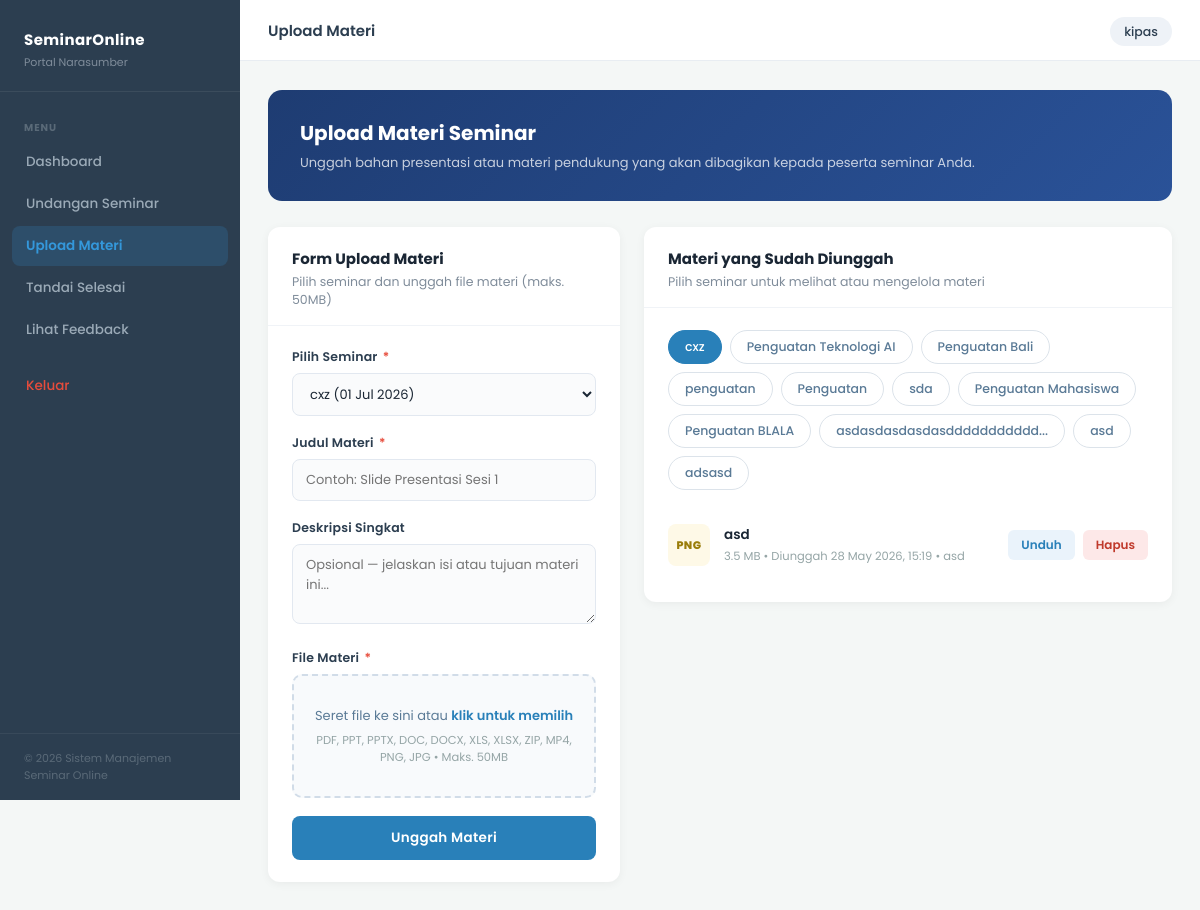
The page /upload_materi.php (signed in) on the database its author committed.
### tables this page shows
CREATE TABLE `seminar` (
  `seminar_id` int(11) NOT NULL,
  `kontrak_id` int(11) DEFAULT NULL,
  `eo_id` int(11) NOT NULL,
  `narasumber_id` int(11) NOT NULL,
  `judul_seminar` varchar(200) NOT NULL,
  `deskripsi` text DEFAULT NULL,
  `kategori` varchar(100) DEFAULT NULL,
  `kuota` int(11) DEFAULT NULL,
  `biaya` decimal(10,2) DEFAULT NULL,
  `metode` enum('online','offline') DEFAULT 'online',
  `jam_mulai` time NOT NULL,
  `jam_selesai` time NOT NULL,
  `platform` varchar(200) NOT NULL,
  `gambar` mediumblob NOT NULL,
  `link_meeting` varchar(255) DEFAULT NULL,
  `status` enum('draft','aktif','selesai') DEFAULT 'draft',
  `undangan_status` enum('menunggu','diterima','ditolak') NOT NULL DEFAULT 'menunggu',
  `alasan_tolak` text DEFAULT NULL,
  `created_at` timestamp NOT NULL DEFAULT current_timestamp(),
  `tanggal` varchar(20) NOT NULL
);

CREATE TABLE `materi` (
  `materi_id` int(11) NOT NULL,
  `seminar_id` int(11) NOT NULL,
  `narasumber_id` int(11) NOT NULL,
  `judul_materi` varchar(200) DEFAULT NULL,
  `deskripsi` text DEFAULT NULL,
  `file_materi` varchar(255) DEFAULT NULL,
  `tipe_file` varchar(50) DEFAULT NULL,
  `ukuran_file` varchar(50) DEFAULT NULL,
  `upload_at` timestamp NOT NULL DEFAULT current_timestamp()
);

### upload_materi.php (the view, shortened to what this page needs)
<?php
include "config.php";
$narasumber_id = $_SESSION['id'];
$seminar_list_q = mysqli_query(
    $conn,
    "SELECT seminar_id, judul_seminar, tanggal, status FROM seminar
     WHERE narasumber_id=$narasumber_id AND undangan_status='diterima'
     ORDER BY tanggal DESC"
);
$seminar_list = [];
while ($r = mysqli_fetch_assoc($seminar_list_q)) {
    $seminar_list[] = $r;
}
$filter_seminar = isset($_GET['seminar_id']) ? (int) $_GET['seminar_id'] : ($seminar_list[0]['seminar_id'] ?? 0);
$materi_list = [];
if ($filter_seminar) {
    $materi_q = mysqli_query(
        $conn,
        "SELECT m.*, s.judul_seminar FROM materi m
         JOIN seminar s ON m.seminar_id = s.seminar_id
         WHERE m.seminar_id=$filter_seminar AND m.narasumber_id=$narasumber_id
         ORDER BY m.upload_at DESC"
    );
    while ($r = mysqli_fetch_assoc($materi_q)) {
        $materi_list[] = $r;
    }
}
function formatBytes($bytes)
{
    if ($bytes >= 1048576)
        return round($bytes / 1048576, 1) . ' MB';
    return $bytes . ' B';
}
?>
<!DOCTYPE html>
<html lang="id">
<head>
</head>
<body>
    <nav class="sidebar" id="sidebar">
        <div class="sidebar-brand">
            <h3>SeminarOnline</h3>
            <p>Portal Narasumber</p>
        </div>
        <div class="sidebar-nav">
            <span class="nav-label">Menu</span>
            <a href="dashboardnarasumber.php">Dashboard</a>
            <a href="undangan_seminar.php">Undangan Seminar</a>
            <a href="upload_materi.php" class="active">Upload Materi</a>
            <a href="seminar_selesai.php">Tandai Selesai</a>
            <a href="#">Lihat Feedback</a>
            <a href="logout.php" class="logout">Keluar</a>
        </div>
        <div class="sidebar-footer">&copy; 2026 Sistem Manajemen Seminar Online</div>
    </nav>
    <div class="topbar" id="topbar">
        <div class="topbar-left">
            <span class="topbar-title">Upload Materi</span>
        </div>
        <div>
            <span class="user-chip"><?= htmlspecialchars($_SESSION['nama'] ?? 'Narasumber') ?></span>
        </div>
    </div>
    <div class="main" id="main">
        <div class="content">
            <div class="page-header">
                <h2>Upload Materi Seminar</h2>
                <p>Unggah bahan presentasi atau materi pendukung yang akan dibagikan kepada peserta seminar Anda.</p>
            </div>
            <div class="two-col">
                <div class="card">
                    <div class="card-header">
                        <h3>Form Upload Materi</h3>
                        <p>Pilih seminar dan unggah file materi (maks. 50MB)</p>
                    </div>
                    <div class="card-body">
                        <?php if (empty($seminar_list)): ?>
                            <p style="font-size:13px; color:#95a5a6; text-align:center; padding:20px 0">
                                Anda belum memiliki seminar yang telah diterima.
                            </p>
                        <?php else: ?>
                            <form method="POST" enctype="multipart/form-data" action="upload_materi.php">
                                <div class="form-group">
                                    <label>Pilih Seminar <span>*</span></label>
                                    <select name="seminar_id" class="form-control" required>
                                        <?php foreach ($seminar_list as $sl): ?>
                                            <option value="<?= $sl['seminar_id'] ?>" <?= ($sl['seminar_id'] == $filter_seminar) ? 'selected' : '' ?>>
                                                <?= htmlspecialchars($sl['judul_seminar']) ?>
                                                (<?= $sl['tanggal'] ? date('d M Y', strtotime($sl['tanggal'])) : 'Tanggal TBD' ?>)
                                            </option>
                                        <?php endforeach; ?>
                                    </select>
                                </div>
                                <div class="form-group">
                                    <label>Judul Materi <span>*</span></label>
                                    <input type="text" name="judul_materi" class="form-control"
                                        placeholder="Contoh: Slide Presentasi Sesi 1" required maxlength="200">
                                </div>
                                <div class="form-group">
                                    <label>Deskripsi Singkat</label>
                                    <textarea name="deskripsi_materi" class="form-control"
                                        placeholder="Opsional — jelaskan isi atau tujuan materi ini..."></textarea>
                                </div>
                                <div class="form-group">
                                    <label>File Materi <span>*</span></label>
                                    <div class="drop-zone" id="dropZone">
                                        <div class="drop-zone-label">
                                            Seret file ke sini atau <strong>klik untuk memilih</strong>
                                        </div>
                                        <div class="drop-zone-hint">
                                            PDF, PPT, PPTX, DOC, DOCX, XLS, XLSX, ZIP, MP4, PNG, JPG &bull; Maks. 50MB
                                        </div>
                                    </div>
                                </div>
                                <button type="submit" class="btn-submit">Unggah Materi</button>
                            </form>
                        <?php endif; ?>
                    </div>
                </div>
                <div class="card">
                    <div class="card-header">
                        <h3>Materi yang Sudah Diunggah</h3>
                        <p>Pilih seminar untuk melihat atau mengelola materi</p>
                    </div>
                    <div class="card-body">
                        <?php if (!empty($seminar_list)): ?>
                            <div class="seminar-tabs">
                                <?php foreach ($seminar_list as $sl): ?>
                                    <a href="upload_materi.php?seminar_id=<?= $sl['seminar_id'] ?>"
                                        class="seminar-tab <?= ($sl['seminar_id'] == $filter_seminar) ? 'active' : '' ?>">
                                        <?= htmlspecialchars(mb_strimwidth($sl['judul_seminar'], 0, 28, '...')) ?>
                                    </a>
                                <?php endforeach; ?>
                            </div>
                        <?php endif; ?>
                        <?php if (empty($materi_list)): ?>
                            <div class="empty-materi">
                                Belum ada materi untuk seminar ini.
                                <p>Gunakan form di sebelah kiri untuk mengunggah materi pertama Anda.</p>
                            </div>
                        <?php else: ?>
                            <?php foreach ($materi_list as $m):
                                $ext = strtolower($m['tipe_file']);
                                $ext_map = [
                                    'pdf' => 'ext-pdf',
                                    'ppt' => 'ext-ppt',
                                    'pptx' => 'ext-pptx',
                                    'doc' => 'ext-doc',
                                    'docx' => 'ext-docx',
                                    'xls' => 'ext-xls',
                                    'xlsx' => 'ext-xlsx',
                                    'zip' => 'ext-zip',
                                    'mp4' => 'ext-mp4',
                                    'png' => 'ext-img',
                                    'jpg' => 'ext-img',
                                    'jpeg' => 'ext-img'
                                ];
                                $ext_class = $ext_map[$ext] ?? 'ext-other';
                                $tgl_up = date('d M Y, H:i', strtotime($m['upload_at']));
                                ?>
                                <div class="materi-item">
                                    <div class="materi-ext <?= $ext_class ?>"><?= strtoupper($ext) ?></div>
                                    <div class="materi-info">
                                        <div class="materi-info-title"><?= htmlspecialchars($m['judul_materi']) ?></div>
                                        <div class="materi-info-meta">
                                            <?= formatBytes($m['ukuran_file']) ?> &bull; Diunggah <?= $tgl_up ?>
                                            <?php if ($m['deskripsi']): ?>
                                                &bull; <?= htmlspecialchars(mb_strimwidth($m['deskripsi'], 0, 50, '...')) ?>
                                            <?php endif; ?>
                                        </div>
                                    </div>
                                    <div class="materi-actions">
                                        <a href="uploads/materi/<?= urlencode($m['file_materi']) ?>"
                                            download="<?= htmlspecialchars($m['file_materi']) ?>"
                                            class="btn-dl btn-dl-primary">Unduh</a>
                                        <button class="btn-dl btn-dl-danger"
                                            onclick="konfirmasiHapus(<?= $m['materi_id'] ?>)">Hapus</button>
                                    </div>
                                </div>
                            <?php endforeach; ?>
                        <?php endif; ?>
                    </div>
                </div>
            </div>
        </div>
    </div>
</body>
</html>

### rows shown on the page
seminar: judul_seminar "cxz"
seminar: judul_seminar "Penguatan Teknologi AI"
seminar: judul_seminar "Penguatan Bali"
seminar: judul_seminar "penguatan"
seminar: judul_seminar "Penguatan"
seminar: judul_seminar "sda"
seminar: judul_seminar "Penguatan Mahasiswa"
seminar: judul_seminar "Penguatan BLALA"
seminar: judul_seminar "asdasdasdasdasddddddddddd..."
seminar: judul_seminar "asd"
seminar: judul_seminar "adsasd"
materi: tipe_file "PNG", judul_materi "asd", ukuran_file "3.5 MB", upload_at "28 May 2026, 15:19", deskripsi "asd"

### other values the page prints
$_SESSION['nama'] "kipas"
form field seminar_id "cxz (01 Jul 2026)"
